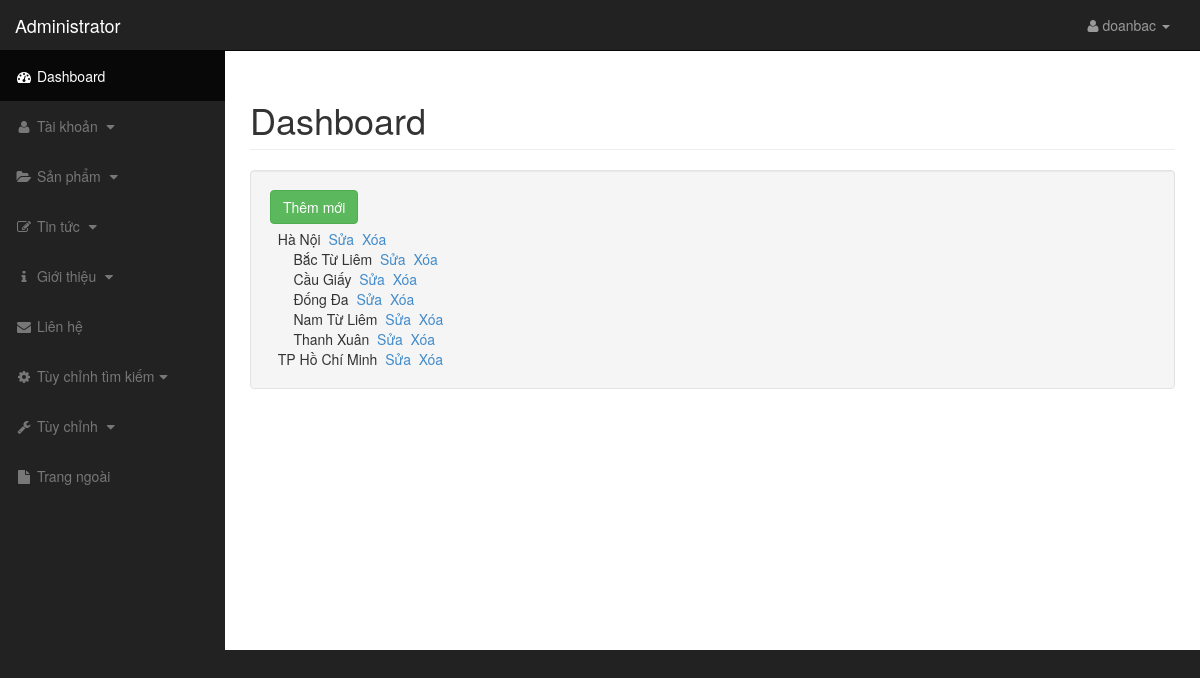
Page /bds@123/index.php?page=address (signed in) on the committed database.
### tables this page shows
CREATE TABLE `tb_address` (
  `ID` int(11) NOT NULL AUTO_INCREMENT,
  `ParentID` int(11) NOT NULL,
  `Name` varchar(255) NOT NULL,
  `Level` int(11) NOT NULL,
  PRIMARY KEY (`ID`)
);

### configs/config.php (called while the page is built, shortened)
<?php
	$url='http://localhost/chungcuminixanh/';
?>

### bds@123/connect.php (called while the page is built, shortened)
<?php
	require_once('../configs/config.php');
	$url=$url.'bds@123/';
?>

### bds@123/view/address/address_list.php (the view, shortened to what this page needs)
<div class="well">
	<div id="add" style="margin-bottom:5px;"><a href="<?php echo $url?>index.php?page=address&action=add&form=1" class="btn btn-success">Thêm mới</a></div>
    <?php
    function menudequy($ParentID,$tabluivao)
    {
      $sql = "select * from tb_address where ParentID=".$ParentID." order by Name asc";
      $result = mysql_query($sql);
      while($row = mysql_fetch_array($result))
      {
          echo $tabluivao.$tabluivao.$row["Name"];
          echo "&nbsp;&nbsp;<a href='index.php?page=address&action=edit&form=1&id=".$row["ID"]."'>Sửa</a>";
          echo "&nbsp;&nbsp;<a href='#' onclick='if(confirm(\"Bạn có chắc muốn xóa không?\")) document.location=\"index.php?page=address&action=del&id=".$row["ID"]."\"'>Xóa</a>";
          echo "<br />";
           menudequy($row["ID"],$tabluivao."&nbsp;&nbsp;");
      }
    }
    menudequy(0,"&nbsp;");
    ?>
</div>

### bds@123/view/style/css/style.css (style rules this page uses)
* { margin:0; padding:0; }

### bds@123/view/style/css/sb-admin.css (style rules this page uses)
body { margin-top: 100px; background-color: #222; }
@media (min-width:768px) { body { margin-top: 50px; } }

### rows in the picture
tb_address: Name "Hà Nội"
tb_address: Name "Bắc Từ Liêm"
tb_address: Name "Cầu Giấy"
tb_address: Name "Đống Đa"
tb_address: Name "Nam Từ Liêm"
tb_address: Name "Thanh Xuân"
tb_address: Name "TP Hồ Chí Minh"

### other values in the picture
$_SESSION['loginadmin']['username'] "doanbac"
